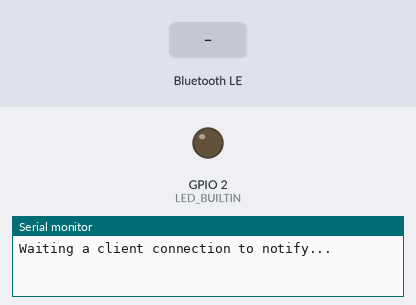
Simulated run of this sketch. Board: ESP32. Shown: output pins drawn as LEDs (lit = HIGH), the last lines printed to the serial monitor. Inputs (shaded band) come from the test bench. Random numbers use the default seed unless the sketch sets one; nothing arrives over Bluetooth unless stated; a phone connects over Bluetooth LE 3 s after start.

Above: at 1.2 s.
1.3 s: Bluetooth LE write "1" received
At 1.8 s:
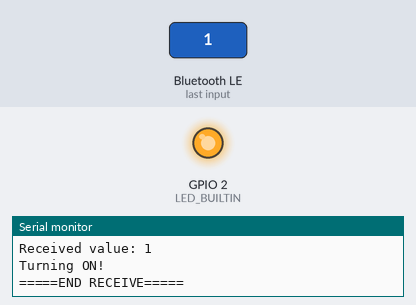
2.8 s: Bluetooth LE write "0" received
At 4.1 s:
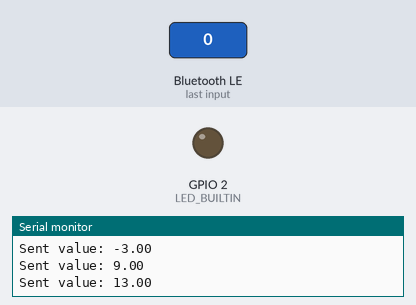
Timing chart, 0 to 5.8 s (numbered marks = the images above; inputs shaded):
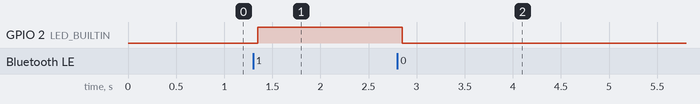

Measured:
- after the input at 1.3 s, GPIO 2 (LED_BUILTIN): LOW → HIGH after 0.05 s
- after the input at 2.8 s, GPIO 2 (LED_BUILTIN): HIGH → LOW after 0.05 s

The sketch:

les2_3_bestuur_internal_led_via_ble.ino
```cpp
#include <BLEDevice.h>
#include <BLEServer.h>
#include <BLEUtils.h>
#include <BLE2902.h>

BLECharacteristic* pCharacteristic = NULL;
bool deviceConnected = false;
int txValue = 0;

#define SERVICE_UUID           "6E400001-B5A3-F393-E0A9-E50E24DCCA9E"
#define CHARACTERISTIC_UUID_RX "6E400002-B5A3-F393-E0A9-E50E24DCCA9E"
#define CHARACTERISTIC_UUID_TX "6E400003-B5A3-F393-E0A9-E50E24DCCA9E"

#define DEVICE_INFORMATION_SERVICE "180A"
//#define BLE_UUID_HEART_RATE_SERVICE               "180D"
//#define BLE_UUID_HEART_RATE_MEASURMENT            "2A37"

class MyServerCallbacks: public BLEServerCallbacks {
    void onConnect(BLEServer* pServer) {
      deviceConnected = true;
      Serial.println("Device connected...");
    };

    void onDisconnect(BLEServer* pServer) {
      deviceConnected = false;
      Serial.println("Device disconnected...");
    }
};

class MyReceivingCharacteristicCallbacks: public BLECharacteristicCallbacks {
  void onWrite(BLECharacteristic *pCharacteristic) {
    std::string rxValue = pCharacteristic->getValue();

    if (rxValue.length() > 0) {
      Serial.println("=====START RECEIVE=====");
      Serial.print("Received value: ");

      for (int i = 0; i < rxValue.length(); i++) {
        Serial.print(rxValue[i]);
      }
      Serial.println();

      // Turn on/off the internal LED based on the command received from the app
      if (rxValue.find("1") != -1) {
        Serial.println("Turning ON!");
        digitalWrite(LED_BUILTIN, HIGH);
      } else if (rxValue.find("0") != -1) {
        Serial.println("Turning OFF!");
        digitalWrite(LED_BUILTIN, LOW);
      }

      Serial.println();
      Serial.println("=====END RECEIVE=====");
    }
  }
};

void setup() {
  Serial.begin(9600);

  // Set pinmode for the builtin LED
  pinMode(LED_BUILTIN, OUTPUT);

  // Create the BLE Device
  BLEDevice::init("ESP32 - LED example");

  // Create the BLE Server
  BLEServer* pServer = BLEDevice::createServer();
  pServer->setCallbacks(new MyServerCallbacks());

  // Create the BLE Service
  BLEService *pService = pServer->createService(DEVICE_INFORMATION_SERVICE);

  // Create a BLE Characteristic for notifying
  pCharacteristic = pService->createCharacteristic(
                      CHARACTERISTIC_UUID_TX,
                      BLECharacteristic::PROPERTY_NOTIFY
                    );

  // https://www.bluetooth.com/specifications/gatt/viewer?attributeXmlFile=org.bluetooth.descriptor.gatt.client_characteristic_configuration.xml
  // Create a BLE Descriptor
  pCharacteristic->addDescriptor(new BLE2902());

  // Create a BLE Characteristic for receiving values
  BLECharacteristic *pCharacteristicRx = pService->createCharacteristic(
                      CHARACTERISTIC_UUID_RX,
                      BLECharacteristic::PROPERTY_WRITE
                    );
  pCharacteristicRx->setCallbacks(new MyReceivingCharacteristicCallbacks());

  // Start the service
  pService->start();

  // Start advertising
  pServer->getAdvertising()->start();
  Serial.println("Waiting a client connection to notify...");
}

void loop() {
  // notify changed value
  if (deviceConnected) {
    txValue = random(-10, 20);

    // Conversion of txValue
    char txString[8];
    dtostrf(txValue, 1, 2, txString);

    // Setting the value to the characteristic
    pCharacteristic->setValue(txString);

    // Notifying the connected client
    pCharacteristic->notify();
    Serial.println("Sent value: " + String(txString));

    delay(500);
  }
}
```
